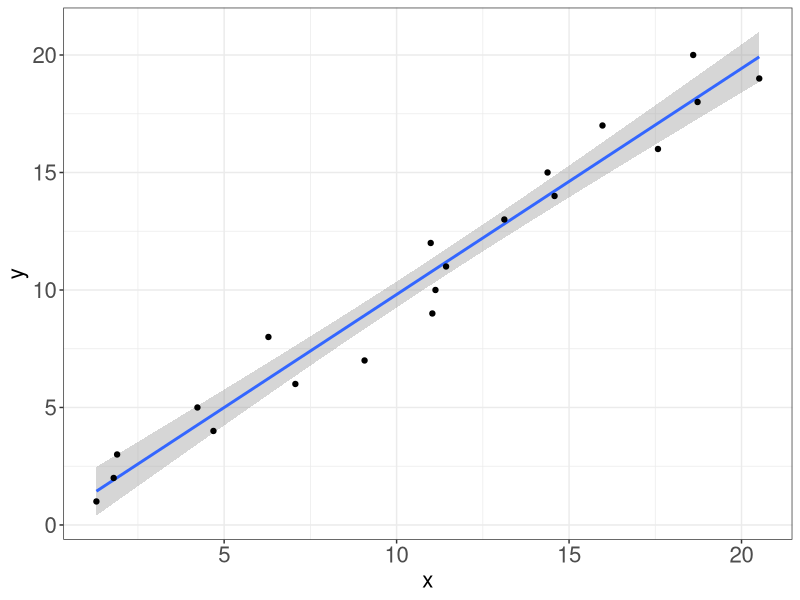
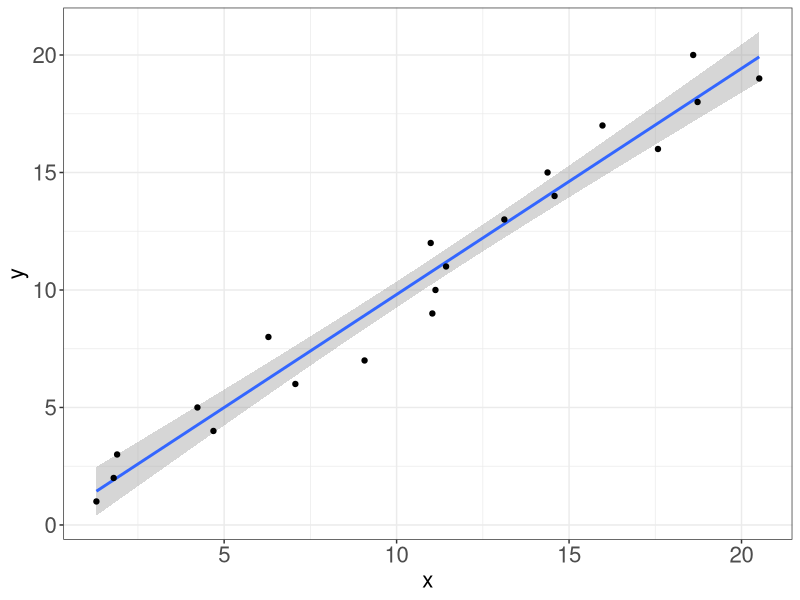
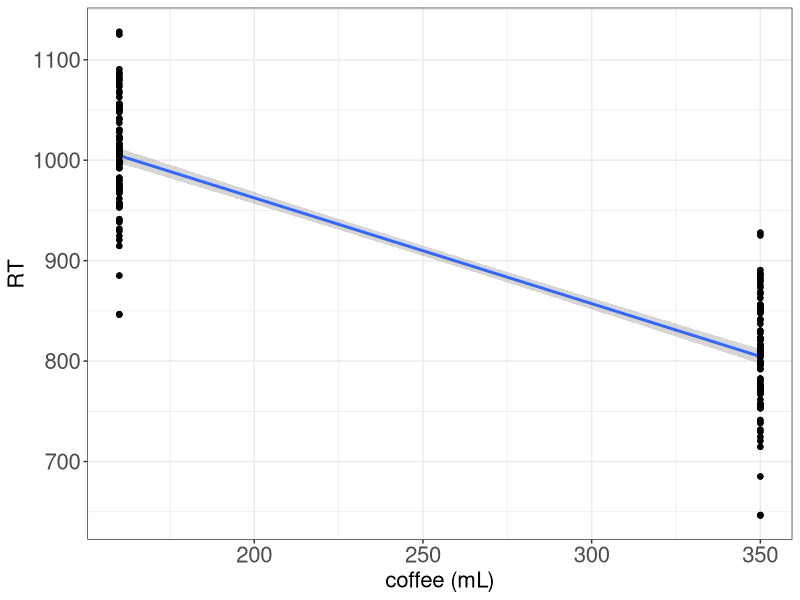
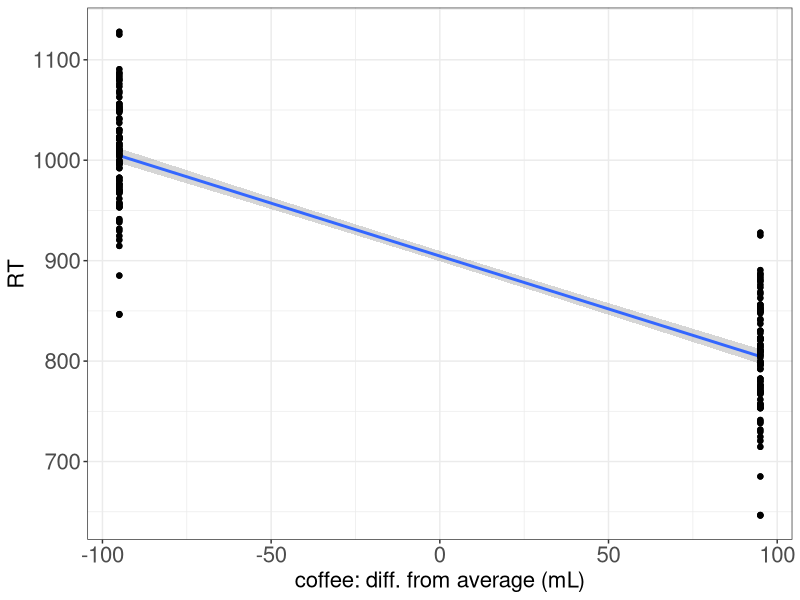
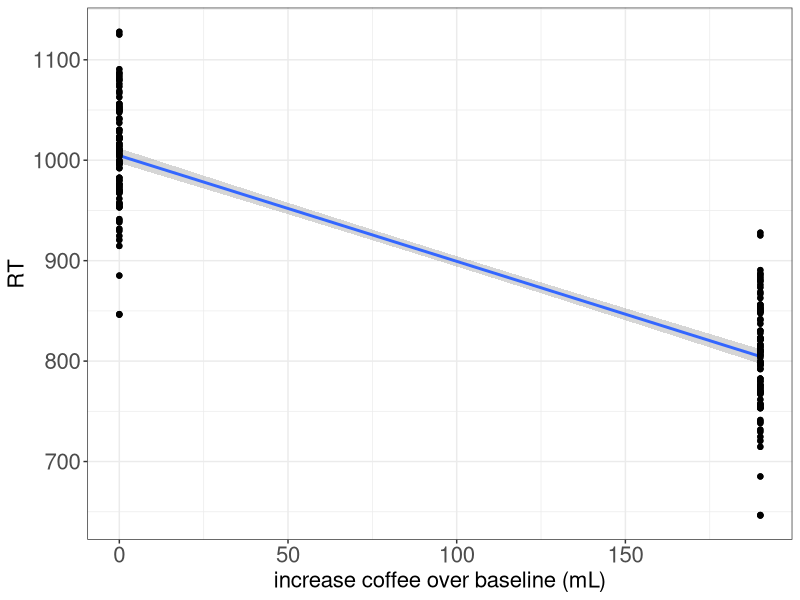
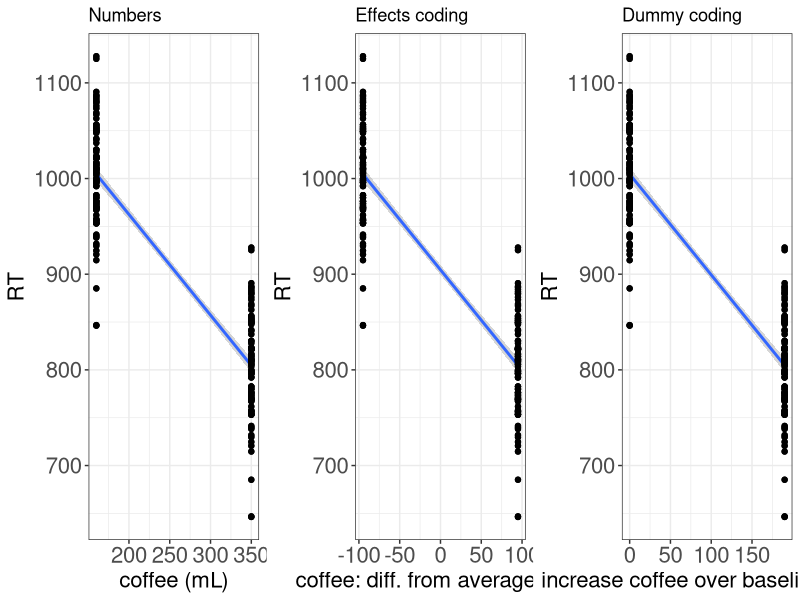
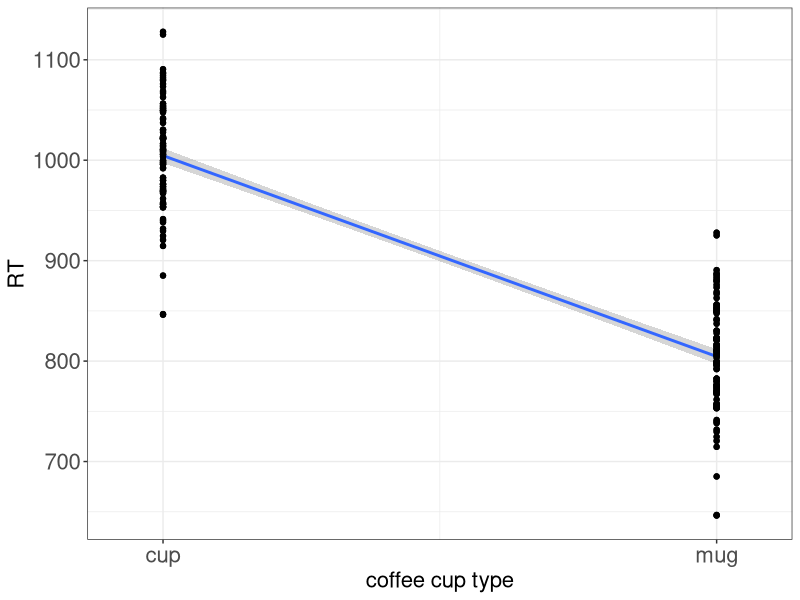
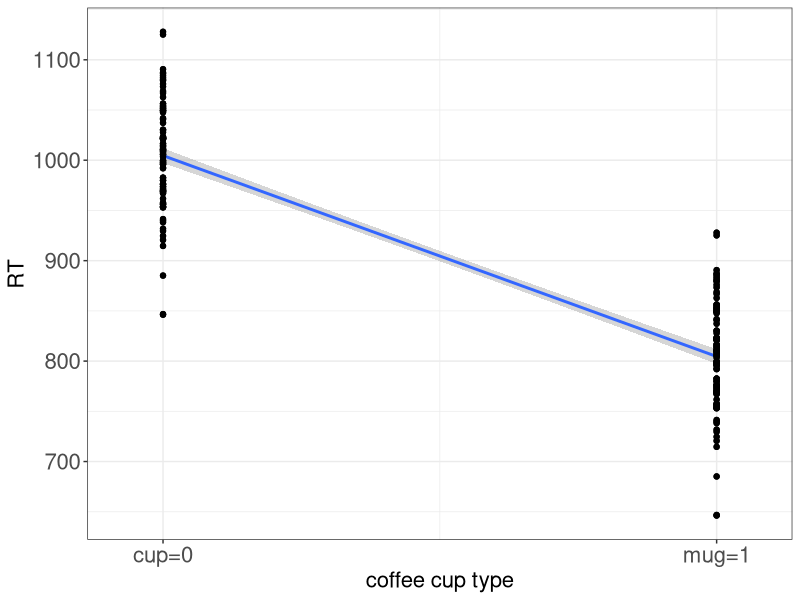

Write R code to recreate these figures, in order. (Note: this script raises an error after producing the figures.)
## ---- chunk 1
library(tidyverse)
library(lme4)
library(cowplot)
knitr::opts_chunk$set(fig.width=4.5, fig.height=4.5) 
## ---- chunk 2
x=1:20 + rnorm(20)
y=1:20
d <- as.data.frame(cbind(x,y))

ggplot(d,aes(x=x,y=y))+geom_smooth(method='lm')+geom_point()+theme_bw()+theme(axis.text=element_text(size=16), axis.title=element_text(size=16))
## ---- chunk 3
ggplot(d,aes(x=x,y=y))+geom_smooth(method='lm')+geom_point()+theme_bw()+theme(axis.text=element_text(size=16), axis.title=element_text(size=16))
## ---- chunk 4
coffee = c(rep(160,200),rep(350,200))
RT =c(rep(1000,200),rep(800,200))+ rnorm(100,0,50)
d <- as.data.frame(cbind(coffee ,RT))

p1 <- ggplot(d,aes(x=coffee ,y=RT))+geom_smooth(method='lm')+geom_point()+theme_bw()+scale_x_continuous("coffee (mL)")+theme(axis.text=element_text(size=16),
        axis.title=element_text(size=16))

plot(p1)
## ---- chunk 5
coffee = c(rep(-95,200),rep(95,200))
d <- as.data.frame(cbind(coffee ,RT))

p2 <- ggplot(d,aes(x=coffee ,y=RT))+geom_smooth(method='lm')+geom_point()+theme_bw()+scale_x_continuous("coffee: diff. from average (mL)")+theme(axis.text=element_text(size=16),axis.title=element_text(size=16))

plot(p2)

## ---- chunk 6
coffee = c(rep(0,200),rep(190,200))
d <- as.data.frame(cbind(coffee ,RT))

p3 <- ggplot(d,aes(x=coffee ,y=RT))+geom_smooth(method='lm')+geom_point()+theme_bw()+scale_x_continuous("increase coffee over baseline (mL)")+theme(axis.text=element_text(size=16),
        axis.title=element_text(size=16))

plot(p3)
## ---- chunk 7
plot_grid(
  p1 + ggtitle("Numbers"),
  p2 + ggtitle("Effects coding"),
  p3 + ggtitle("Dummy coding"),
  nrow=1
)
## ---- chunk 8
p2 + scale_x_continuous(limits=c(-110,110),breaks=c(-95,95),label=c("cup","mug"),"coffee cup type") 
## ---- chunk 9
p2 + scale_x_continuous(limits=c(-110,110),breaks=c(-95,95),label=c("cup=0","mug=1"),"coffee cup type") 
## ---- chunk 10
p2 + scale_x_continuous(limits=c(-110,110),breaks=c(-95,95),label=c("cup=-1","mug=1"),"coffee cup type") 
## ---- chunk 11
pg<- plot_grid(
    p2 + ggtitle("Effects coding") + scale_x_continuous(limits=c(-110,110),breaks=c(-95,95),labels=c("cup=-1","mug=1"),"coffee: difference from average")  +
    geom_point(aes(x=0,y=900),color='red')+
    geom_text(aes(label="900",x=0,y=950),color='red'),
  p3 + ggtitle("Dummy coding") + scale_x_continuous(limits=c(-10,200),breaks=c(0,190),labels=c("cup=0","mug=1"),"increase in coffee over baseline")  +
        geom_point(aes(x=0,y=1000),color='red')+
    geom_text(aes(label="1000",x=0,y=1050),color='red'),
  nrow=1
)
pg
## ---- chunk 12
pg
## ---- chunk 13
coffee2 = c(rep("cup",200),rep("mug",200))
d <- as.data.frame(cbind(coffee2,RT))
d$RT <- as.numeric(as.character(d$RT))

lmDum <- lm(RT~coffee2,data=d)

contrasts(d$coffee2) <- c(-1,1)
lmEff <- lm(RT~coffee2,data=d)

## ---- chunk 14
contrasts(d$coffee2) <- c(0,1)
coef(lmDum)

contrasts(d$coffee2) <- c(-1,1)
coef(lmEff)
## ---- chunk 15
contrasts(d$coffee2) <- c(-.5,.5)
lmEff2 <- lm(RT~coffee2,data=d)
## ---- chunk 16
contrasts(d$coffee2) <- c(-1,1)
coef(lmEff)

contrasts(d$coffee2) <- c(-.5,.5)
coef(lmEff2)
## ---- chunk 17
TitanicAll <- read.csv('TitanicAll.csv',header=T, sep="\t")

TitanicSome <- TitanicAll %>% filter(Pclass != '3')

TitanicSome$Pclass <- as.factor(TitanicSome$Pclass)

contrasts(TitanicSome$Sex) <- contr.treatment ## Use treatment coding, aka dummy coding
contrasts(TitanicSome$Pclass) <- contr.treatment

CsT1 <- contrasts(TitanicSome$Sex)
CpT1 <- contrasts(TitanicSome$Pclass)

T1 <- glm(Survived ~ Sex*Pclass, family='binomial',data=TitanicSome)

contrasts(TitanicSome$Sex) <- c(-.5,.5)
contrasts(TitanicSome$Pclass) <- c(-.5,.5)

CsT2 <- contrasts(TitanicSome$Sex)
CpT2 <- contrasts(TitanicSome$Pclass)

 
T2 <- glm(Survived ~ Sex*Pclass, family='binomial',data=TitanicSome)

## ---- chunk 18
round(coef(summary(T1)),4)
## ---- chunk 19
CsT1
CpT1

round(coef(summary(T1)),4)

## ---- chunk 20
CsT2
CpT2

round(coef(summary(T2)),4)
